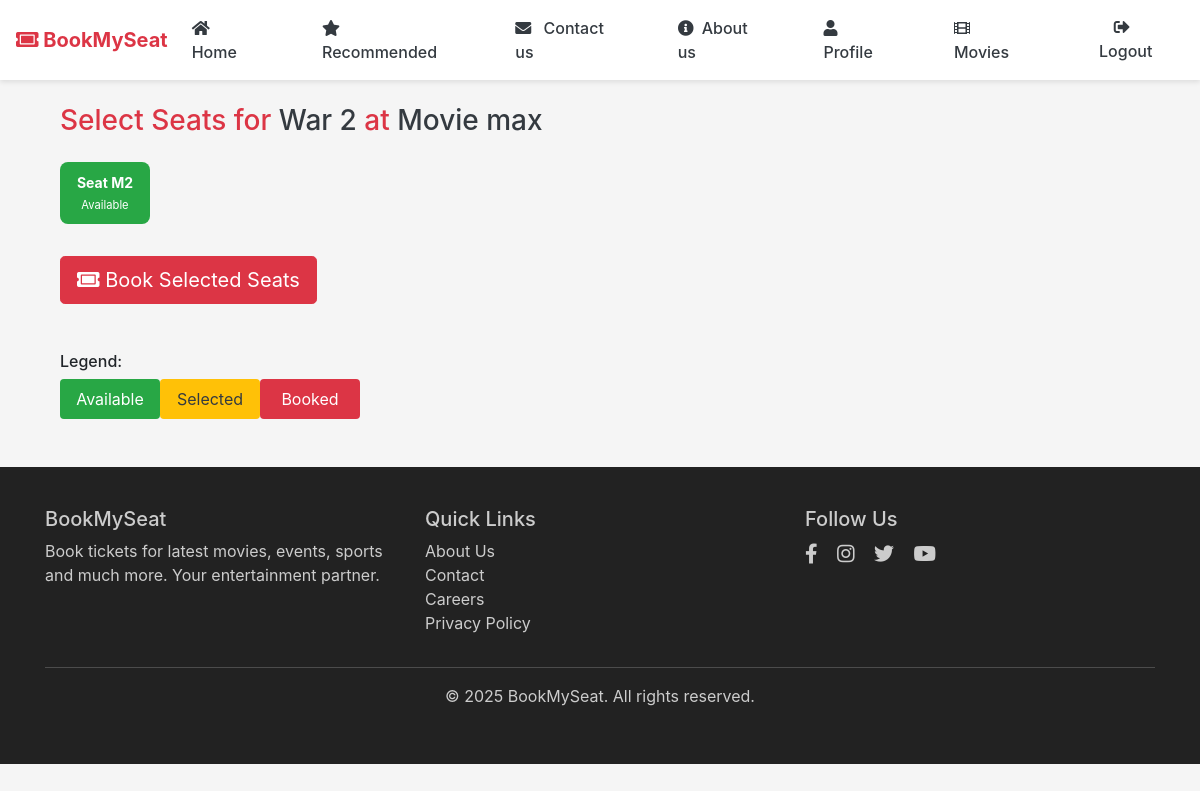
Screenshot of /movies/theater/1/seats/ (signed in) with the database file from the repository.
### movies/models.py (models this page shows, shortened)
class Theater(models.Model):
    name = models.CharField(max_length=255)  # Theater name
    movie = models.ForeignKey(Movie, on_delete=models.CASCADE, related_name='theaters')  # Linked movie
    time = models.DateTimeField()  # Show timing

class Movie(models.Model):
    name = models.CharField(max_length=255)  # Movie name
    image = models.ImageField(upload_to="movies/")  # Poster image
    rating = models.DecimalField(max_digits=3, decimal_places=1)  # e.g., 8.5
    cast = models.TextField()  # Cast list as text
    description = models.TextField(blank=True, null=True)  # Optional movie description
    genre = models.ManyToManyField(Genre)  # Many genres per movie
    language = models.ForeignKey(Language, on_delete=models.CASCADE)  # Language reference
    release_date = models.DateField()  # Release date

class Seat(models.Model):
    theater = models.ForeignKey(Theater, on_delete=models.CASCADE, related_name='seats')  # Belongs to a theater
    seat_number = models.CharField(max_length=10)  # e.g., A1, B2
    is_booked = models.BooleanField(default=False)  # Seat booking status

### movies/views.py (the view, shortened to what this page needs)
# urls.py: path('theater/<int:theater_id>/seats/', views.book_seats, name='book_seats'),  # URL for booking seats in a specific theater
@login_required(login_url='/login/')  # Restrict access to logged-in users
def book_seats(request, theater_id):
    theater = get_object_or_404(Theater, id=theater_id)  # Get the theater or return 404
    seats = Seat.objects.filter(theater=theater)  # Get all seats for the theater
    return render(request, "movies/seat_selection.html", {
        'theater': theater,
        "seats": seats
    })

### templates/movies/seat_selection.html (shortened to what this page needs)
{% extends "users/basic.html" %}
{% block content %}
<div class="container mt-4">
  <h3 class="text-danger mb-4">
    Select Seats for <span class="text-dark">{{ theater.movie.name }}</span>
    at <span class="text-dark">{{ theater.name }}</span>
  </h3>
  <form method="POST">
    <div class="d-flex flex-wrap mb-4" style="gap: 12px;">
      {% for seat in seats %}
      <div class="seat-box" style="width: 90px;">
        {% if seat.is_booked %}
        <div class="bg-danger text-white seat-content">
          Seat {{ seat.seat_number }}<br><small>Booked</small>
        </div>
        {% else %}
        <label class="seat-label d-block">
          <div class="bg-success text-white seat-content">
            Seat {{ seat.seat_number }}<br><small>Available</small>
          </div>
        </label>
        {% endif %}
      </div>
      {% endfor %}
    </div>
    <button type="submit" class="btn btn-danger btn-lg"> <i class="fas fa-ticket-alt"></i> Book Selected Seats</button>
  </form>
  <div class="mt-5">
    <h6>Legend:</h6>
    <div class="d-flex gap-3 flex-wrap">
      <div class="legend-box bg-success text-white px-3 py-2 rounded">Available</div>
      <div class="legend-box bg-warning text-dark px-3 py-2 rounded">Selected</div>
      <div class="legend-box bg-danger text-white px-3 py-2 rounded">Booked</div>
    </div>
  </div>
</div>
{% endblock %}

### templates/users/basic.html (style rules this page uses)
body { background-color: #f5f5f5; }

### templates/movies/seat_selection.html (style rules this page uses)
.seat-label { cursor: pointer; text-align: center; transition: background-color 0.3s ease; }
.seat-content { padding: 10px; border-radius: 8px; font-size: 14px; font-weight: bold; transition: transform 0.2s ease; }
.legend-box { min-width: 100px; text-align: center; }

### rows the page displays
Theater: movie.name "War 2", name "Movie max"
Seat: seat_number "M2"
